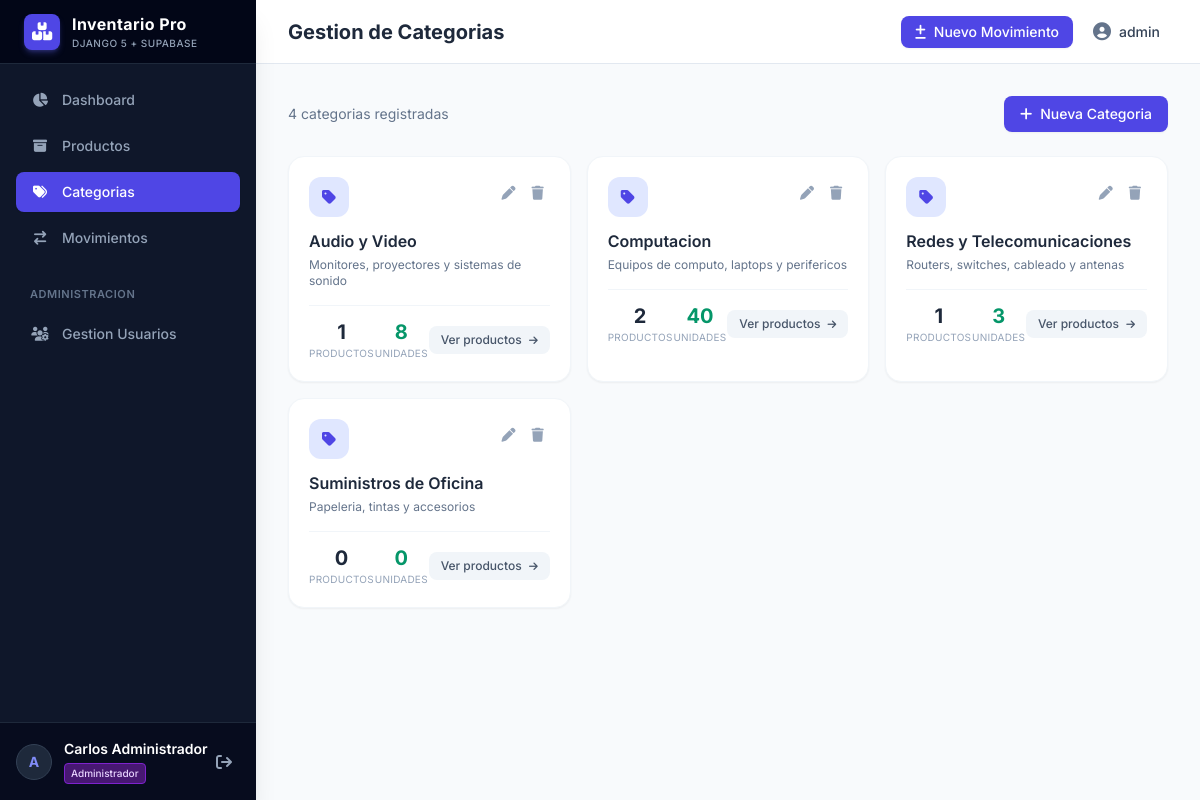
The app's page /categories/ (signed in) with its own data.
### inventory/models.py (models this page shows, shortened)
class CustomUser(AbstractUser):
    class Role(models.TextChoices):
        ADMIN = 'admin', _('Administrador')
        BODEGUERO = 'bodeguero', _('Jefe de Bodega')
        OPERARIO = 'operario', _('Operario')
    role = models.CharField(
        max_length=20,
        choices=Role.choices,
        default=Role.OPERARIO,
        verbose_name=_('Rol'),
        help_text=_('Define el perfil de acceso y permisos dentro del sistema.')
    )
    class Meta:
        verbose_name = _('Usuario')
        verbose_name_plural = _('Usuarios')
        ordering = ['id']
    @property
    def is_admin_role(self):
        return self.role.lower() == self.Role.ADMIN or self.is_superuser
    @property
    def is_operario_role(self):
        return self.role.lower() == self.Role.OPERARIO

class Category(models.Model):
    name = models.CharField(
        max_length=100,
        unique=True,
        verbose_name=_('Nombre')
    )
    description = models.TextField(
        blank=True,
        null=True,
        verbose_name=_('Descripción')
    )
    created_at = models.DateTimeField(
        auto_now_add=True,
        verbose_name=_('Fecha de Creación')
    )
    updated_at = models.DateTimeField(
        auto_now=True,
        verbose_name=_('Última Actualización')
    )
    class Meta:
        verbose_name = _('Categoría')
        verbose_name_plural = _('Categorías')
        ordering = ['name']

### inventory/views.py (the view)
# urls.py: path('categories/', category_list_view, name='category_list'),
@login_required(login_url='login')
def category_list_view(request):
    categories = Category.objects.annotate(
        prod_count=Count('products'),
        total_units=Sum('products__stock_actual')
    ).all().order_by('name')
    return render(request, 'inventory/category_list.html', {'categories': categories})

### templates/inventory/category_list.html (shortened to what this page needs)
{% extends 'base.html' %}
{% block header_title %}Gestion de Categorias{% endblock %}
{% block content %}
<div class="flex items-center justify-between mb-6">
    <p class="text-sm text-slate-500">{{ categories|length }} categoria{{ categories|length|pluralize }} registrada{{ categories|length|pluralize }}</p>
    {% if not user.is_operario_role %}
    <a href="{% url 'category_create' %}" class="inline-flex items-center gap-2 px-4 py-2 rounded-lg bg-indigo-600 text-white text-sm font-medium hover:bg-indigo-700 transition-colors shadow-sm">
        <i class="fa-solid fa-plus"></i> Nueva Categoria
    </a>
    {% endif %}
</div>
<div class="grid grid-cols-1 sm:grid-cols-2 lg:grid-cols-3 gap-4">
    {% for category in categories %}
    <div class="bg-white rounded-2xl border border-slate-100 shadow-sm hover:shadow-md hover:-translate-y-0.5 transition-all p-5">
        <div class="flex items-start justify-between mb-3">
            <div class="w-10 h-10 rounded-xl bg-indigo-100 flex items-center justify-center">
                <i class="fa-solid fa-tag text-indigo-600"></i>
            </div>
            {% if not user.is_operario_role %}
            <div class="flex gap-1">
                <a href="{% url 'category_update' category.pk %}" class="p-1.5 rounded-lg text-slate-400 hover:text-amber-600 hover:bg-amber-50 transition-colors text-sm">
                    <i class="fa-solid fa-pen"></i>
                </a>
                {% if user.is_admin_role %}
                <a href="{% url 'category_delete' category.pk %}" class="p-1.5 rounded-lg text-slate-400 hover:text-rose-600 hover:bg-rose-50 transition-colors text-sm">
                    <i class="fa-solid fa-trash"></i>
                </a>
                {% endif %}
            </div>
            {% endif %}
        </div>
        <h3 class="font-semibold text-slate-800 text-base">{{ category.name }}</h3>
        {% if category.description %}
        <p class="text-xs text-slate-500 mt-1 line-clamp-2">{{ category.description }}</p>
        {% endif %}
        <div class="flex items-center justify-between mt-4 pt-3 border-t border-slate-100">
            <div class="text-center">
                <p class="text-xl font-bold text-slate-800">{{ category.prod_count }}</p>
                <p class="text-[10px] text-slate-400 uppercase tracking-wide">Productos</p>
            </div>
            <div class="text-center">
                <p class="text-xl font-bold text-emerald-600">{{ category.total_units|default:0 }}</p>
                <p class="text-[10px] text-slate-400 uppercase tracking-wide">Unidades</p>
            </div>
            <a href="{% url 'product_list' %}?category={{ category.pk }}" class="px-3 py-1.5 rounded-lg bg-slate-100 text-slate-600 text-xs font-medium hover:bg-indigo-50 hover:text-indigo-700 transition-colors">
                Ver productos <i class="fa-solid fa-arrow-right text-[10px] ml-1"></i>
            </a>
        </div>
    </div>
    {% endfor %}
</div>
{% endblock %}

### templates/base.html (shortened to what this page needs)
<!DOCTYPE html>
<html lang="es" class="h-full bg-slate-50">
<head>
    <script src="https://cdn.tailwindcss.com"></script>
    <link rel="stylesheet" href="https://cdnjs.cloudflare.com/ajax/libs/font-awesome/6.5.1/css/all.min.css">
</head>
<body class="h-full text-slate-800 antialiased" x-data="{ sidebarOpen: false }">
    <div class="min-h-full flex">
        <aside
            :class="sidebarOpen ? 'translate-x-0' : '-translate-x-full'"
            class="fixed inset-y-0 left-0 z-50 w-64 bg-slate-900 text-slate-300 transition-transform duration-300 ease-in-out md:translate-x-0 md:static md:inset-0 flex flex-col justify-between shadow-xl"
        >
            <div>
                <div class="h-16 flex items-center px-6 bg-slate-950 border-b border-slate-800">
                    <div class="flex items-center gap-3">
                        <div class="w-9 h-9 rounded-lg bg-indigo-600 flex items-center justify-center text-white shadow-md shadow-indigo-500/30">
                            <i class="fa-solid fa-boxes-stacked text-lg"></i>
                        </div>
                        <div>
                            <span class="font-bold text-white tracking-wide text-base">Inventario Pro</span>
                            <span class="block text-[10px] text-slate-400 font-medium uppercase tracking-wider">Django 5 + Supabase</span>
                        </div>
                    </div>
                </div>
                <nav class="p-4 space-y-1.5">
                    <a href="{% url 'dashboard' %}" class="flex items-center gap-3 px-3.5 py-2.5 rounded-lg text-sm font-medium transition-colors {% if request.resolver_match.url_name == 'dashboard' %}bg-indigo-600 text-white shadow-sm{% else %}hover:bg-slate-800 hover:text-white text-slate-400{% endif %}">
                        <i class="fa-solid fa-chart-pie w-5 text-center"></i>
                        <span>Dashboard</span>
                    </a>
                    <a href="{% url 'product_list' %}" class="flex items-center gap-3 px-3.5 py-2.5 rounded-lg text-sm font-medium transition-colors {% if 'product' in request.resolver_match.url_name %}bg-indigo-600 text-white shadow-sm{% else %}hover:bg-slate-800 hover:text-white text-slate-400{% endif %}">
                        <i class="fa-solid fa-box-archive w-5 text-center"></i>
                        <span>Productos</span>
                    </a>
                    <a href="{% url 'category_list' %}" class="flex items-center gap-3 px-3.5 py-2.5 rounded-lg text-sm font-medium transition-colors {% if 'category' in request.resolver_match.url_name %}bg-indigo-600 text-white shadow-sm{% else %}hover:bg-slate-800 hover:text-white text-slate-400{% endif %}">
                        <i class="fa-solid fa-tags w-5 text-center"></i>
                        <span>Categorias</span>
                    </a>
                    <a href="{% url 'transaction_list' %}" class="flex items-center gap-3 px-3.5 py-2.5 rounded-lg text-sm font-medium transition-colors {% if 'transaction' in request.resolver_match.url_name %}bg-indigo-600 text-white shadow-sm{% else %}hover:bg-slate-800 hover:text-white text-slate-400{% endif %}">
                        <i class="fa-solid fa-arrow-right-arrow-left w-5 text-center"></i>
                        <span>Movimientos</span>
                    </a>
                    {% if user.is_admin_role %}
                    <div class="pt-4 pb-1">
                        <span class="px-3.5 text-[11px] font-semibold text-slate-500 uppercase tracking-wider">Administracion</span>
                    </div>
                    <a href="{% url 'user_list' %}" class="flex items-center gap-3 px-3.5 py-2.5 rounded-lg text-sm font-medium transition-colors {% if 'user' in request.resolver_match.url_name %}bg-indigo-600 text-white shadow-sm{% else %}hover:bg-slate-800 hover:text-white text-slate-400{% endif %}">
                        <i class="fa-solid fa-users-gear w-5 text-center"></i>
                        <span>Gestion Usuarios</span>
                    </a>
                    {% endif %}
                </nav>
            </div>
            <div class="p-4 border-t border-slate-800 bg-slate-950/60">
                <div class="flex items-center justify-between">
                    <div class="flex items-center gap-3 overflow-hidden">
                        <div class="w-9 h-9 rounded-full bg-slate-800 border border-slate-700 flex items-center justify-center font-bold text-sm text-indigo-400 shrink-0">
                            {{ user.username|make_list|first|upper }}
                        </div>
                        <div class="truncate">
                            <p class="text-sm font-semibold text-white truncate">{{ user.get_full_name|default:user.username }}</p>
                            <span class="inline-flex items-center px-1.5 py-0.5 rounded text-[10px] font-medium
                                {% if user.role == 'admin' %}bg-purple-900/80 text-purple-200 border border-purple-700
                                {% elif user.role == 'bodeguero' %}bg-blue-900/80 text-blue-200 border border-blue-700
                                {% else %}bg-emerald-900/80 text-emerald-200 border border-emerald-700{% endif %}">
                                {{ user.get_role_display }}
                            </span>
                        </div>
                    </div>
                    <a href="{% url 'logout' %}" title="Cerrar sesion" class="p-2 text-slate-400 hover:text-rose-400 hover:bg-slate-800 rounded-lg transition-colors">
                        <i class="fa-solid fa-arrow-right-from-bracket"></i>
                    </a>
                </div>
            </div>
        </aside>
        <div class="flex-1 flex flex-col min-w-0 overflow-hidden">
            <header class="h-16 bg-white border-b border-slate-200 flex items-center justify-between px-4 sm:px-6 lg:px-8 shrink-0">
                <div class="flex items-center gap-4">
                    <h1 class="text-lg sm:text-xl font-bold text-slate-800">
                        {% block header_title %}Panel de Control{% endblock %}
                    </h1>
                </div>
                <div class="flex items-center gap-3">
                    <a href="{% url 'transaction_create' %}" class="inline-flex items-center gap-2 px-3.5 py-1.5 rounded-lg bg-indigo-600 text-white hover:bg-indigo-700 text-sm font-medium shadow-sm transition-all">
                        <i class="fa-solid fa-plus-minus"></i>
                        <span class="hidden sm:inline">Nuevo Movimiento</span>
                    </a>
                    <a href="{% url 'profile' %}" class="p-2 text-slate-500 hover:text-slate-700 rounded-lg hover:bg-slate-100 text-sm flex items-center gap-2">
                        <i class="fa-solid fa-user-circle text-lg"></i>
                        <span class="hidden md:inline font-medium text-slate-700">{{ user.username }}</span>
                    </a>
                </div>
            </header>
            <main class="flex-1 overflow-y-auto p-4 sm:p-6 lg:p-8 bg-slate-50">
                {% block content %}{% endblock %}
            </main>
        </div>
    </div>
</body>
</html>

### templates/base.html (style rules this page uses)
body { font-family: 'Inter', sans-serif; }

### records on screen
CustomUser: username|make_list "A", get_full_name "Carlos Administrador", role "Administrador", username "admin"
Category: name "Audio y Video", description "Monitores, proyectores y sistemas de sonido", prod_count "1", total_units "8"
Category: name "Computacion", description "Equipos de computo, laptops y perifericos", prod_count "2", total_units "40"
Category: name "Redes y Telecomunicaciones", description "Routers, switches, cableado y antenas", prod_count "1", total_units "3"
Category: name "Suministros de Oficina", description "Papeleria, tintas y accesorios", prod_count "0", total_units "0"

### other values on screen
{{ categories|length }} "4"
